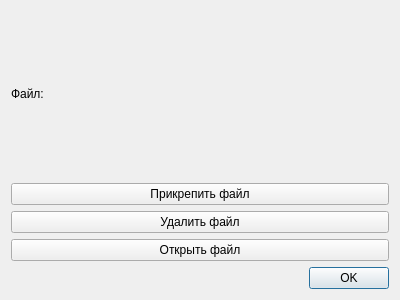
<?xml version="1.0" encoding="UTF-8"?>
<ui version="4.0">
 <class>FileDialog</class>
 <widget class="QDialog" name="FileDialog">
  <property name="geometry">
   <rect>
    <x>0</x>
    <y>0</y>
    <width>400</width>
    <height>300</height>
   </rect>
  </property>
  <property name="windowTitle">
   <string>Dialog</string>
  </property>
  <layout class="QVBoxLayout" name="verticalLayout">
   <item>
    <layout class="QHBoxLayout" name="horizontalLayout">
     <item>
      <widget class="QLabel" name="label_4">
       <property name="sizePolicy">
        <sizepolicy hsizetype="Fixed" vsizetype="Preferred">
         <horstretch>0</horstretch>
         <verstretch>0</verstretch>
        </sizepolicy>
       </property>
       <property name="text">
        <string>Файл:</string>
       </property>
      </widget>
     </item>
     <item>
      <widget class="QLabel" name="filename_lbl">
       <property name="text">
        <string/>
       </property>
      </widget>
     </item>
    </layout>
   </item>
   <item>
    <widget class="QPushButton" name="attach_file">
     <property name="text">
      <string>Прикрепить файл</string>
     </property>
    </widget>
   </item>
   <item>
    <widget class="QPushButton" name="delete_file">
     <property name="text">
      <string>Удалить файл</string>
     </property>
    </widget>
   </item>
   <item>
    <widget class="QPushButton" name="open_file">
     <property name="text">
      <string>Открыть файл</string>
     </property>
    </widget>
   </item>
   <item>
    <widget class="QDialogButtonBox" name="buttonBox">
     <property name="standardButtons">
      <set>QDialogButtonBox::StandardButton::Ok</set>
     </property>
     <property name="centerButtons">
      <bool>false</bool>
     </property>
    </widget>
   </item>
  </layout>
 </widget>
 <resources/>
 <connections/>
</ui>
